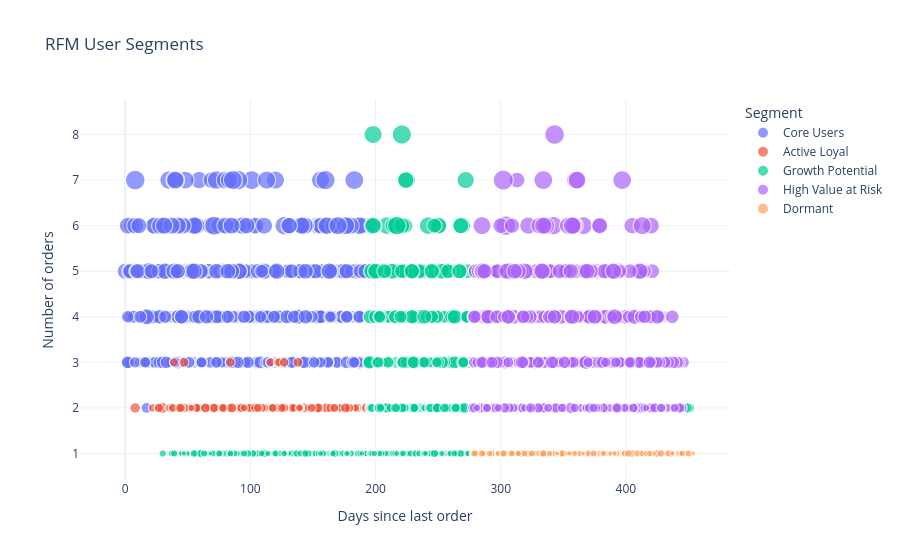

Notebook cell for this chart:
### Code cell
fig = px.scatter(
    rfm,
    x='recency_days',
    y='frequency_orders',
    size='monetary_rub',
    color='segment',
    hover_data=['user_id', 'rfm_score'],
    title='RFM User Segments',
    labels={
        'recency_days': 'Days since last order',
        'frequency_orders': 'Number of orders',
        'monetary_rub': 'Order value, RUB',
        'segment': 'Segment',
    },
    category_orders={
        'segment': ['Core Users', 'Active Loyal', 'Growth Potential', 'High Value at Risk', 'Dormant'],
    },
)
fig.update_layout(template='plotly_white', legend_title_text='Segment')
fig.show()

### Figure 1 — Plotly figure (JSON) as saved in the notebook; plotly's stock layout.template omitted (floating-point values rounded to 4 significant figures; data arrays with more than 128 entries replaced by an {"elided": "..."} marker saying what was removed)
{"data": [{"customdata": {"elided": "1534x2 mixed values"}, "hovertemplate": "Segment=Core Users<br>Days since last order=%{x}<br>Number of orders=%{y}<br>Order value, RUB=%{marker.size}<br>user_id=%{customdata[0]}<br>rfm_score=%{customdata[1]}<extra></extra>", "legendgroup": "Core Users", "marker": {"color": "#636efa", "size": {"elided": "1534 float values"}, "sizemode": "area", "sizeref": 15.69, "symbol": "circle"}, "mode": "markers", "name": "Core Users", "showlegend": true, "type": "scattergl", "x": {"elided": "1534 int values"}, "xaxis": "x", "y": {"elided": "1534 int values"}, "yaxis": "y"}, {"customdata": {"elided": "1052x2 mixed values"}, "hovertemplate": "Segment=Active Loyal<br>Days since last order=%{x}<br>Number of orders=%{y}<br>Order value, RUB=%{marker.size}<br>user_id=%{customdata[0]}<br>rfm_score=%{customdata[1]}<extra></extra>", "legendgroup": "Active Loyal", "marker": {"color": "#EF553B", "size": {"elided": "1052 float values"}, "sizemode": "area", "sizeref": 15.69, "symbol": "circle"}, "mode": "markers", "name": "Active Loyal", "showlegend": true, "type": "scattergl", "x": {"elided": "1052 int values"}, "xaxis": "x", "y": {"elided": "1052 int values"}, "yaxis": "y"}, {"customdata": {"elided": "4387x2 mixed values"}, "hovertemplate": "Segment=Growth Potential<br>Days since last order=%{x}<br>Number of orders=%{y}<br>Order value, RUB=%{marker.size}<br>user_id=%{customdata[0]}<br>rfm_score=%{customdata[1]}<extra></extra>", "legendgroup": "Growth Potential", "marker": {"color": "#00cc96", "size": {"elided": "4387 float values"}, "sizemode": "area", "sizeref": 15.69, "symbol": "circle"}, "mode": "markers", "name": "Growth Potential", "showlegend": true, "type": "scattergl", "x": {"elided": "4387 int values"}, "xaxis": "x", "y": {"elided": "4387 int values"}, "yaxis": "y"}, {"customdata": {"elided": "1483x2 mixed values"}, "hovertemplate": "Segment=High Value at Risk<br>Days since last order=%{x}<br>Number of orders=%{y}<br>Order value, RUB=%{marker.size}<br>user_id=%{customdata[0]}<br>rfm_score=%{customdata[1]}<extra></extra>", "legendgroup": "High Value at Risk", "marker": {"color": "#ab63fa", "size": {"elided": "1483 float values"}, "sizemode": "area", "sizeref": 15.69, "symbol": "circle"}, "mode": "markers", "name": "High Value at Risk", "showlegend": true, "type": "scattergl", "x": {"elided": "1483 int values"}, "xaxis": "x", "y": {"elided": "1483 int values"}, "yaxis": "y"}, {"customdata": {"elided": "1737x2 mixed values"}, "hovertemplate": "Segment=Dormant<br>Days since last order=%{x}<br>Number of orders=%{y}<br>Order value, RUB=%{marker.size}<br>user_id=%{customdata[0]}<br>rfm_score=%{customdata[1]}<extra></extra>", "legendgroup": "Dormant", "marker": {"color": "#FFA15A", "size": {"elided": "1737 float values"}, "sizemode": "area", "sizeref": 15.69, "symbol": "circle"}, "mode": "markers", "name": "Dormant", "showlegend": true, "type": "scattergl", "x": {"elided": "1737 int values"}, "xaxis": "x", "y": {"elided": "1737 int values"}, "yaxis": "y"}], "layout": {"legend": {"itemsizing": "constant", "title": {"text": "Segment"}, "tracegroupgap": 0}, "title": {"text": "RFM User Segments"}, "xaxis": {"anchor": "y", "domain": [0.0, 1.0], "title": {"text": "Days since last order"}}, "yaxis": {"anchor": "x", "domain": [0.0, 1.0], "title": {"text": "Number of orders"}}}}
